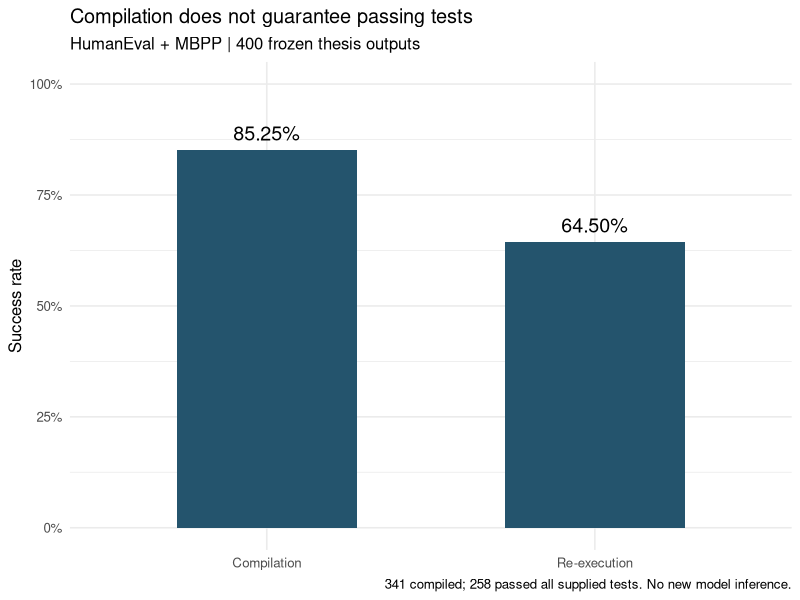

Source code (R):
# Optional presentation figures; run after python scripts/analyze.py.
if (!requireNamespace("ggplot2", quietly=TRUE)) stop("Install ggplot2 first")
library(ggplot2)
dir.create("figures", showWarnings=FALSE)
x <- read.csv("data/humaneval_mbpp_metrics.csv")
rates <- data.frame(check=c("Compilation", "Re-execution"),
                    rate=c(mean(x$compile_pass),mean(x$reexec_pass)))
p <- ggplot(rates,aes(check,rate))+geom_col(fill="#24546D",width=.55)+
  geom_text(aes(label=sprintf("%.2f%%",100*rate)),vjust=-.6,size=5)+
  scale_y_continuous(limits=c(0,1),labels=function(v)paste0(100*v,"%"))+
  theme_minimal(base_size=12)+labs(title="Compilation does not guarantee passing tests",
    subtitle="HumanEval + MBPP | 400 frozen thesis outputs",x=NULL,y="Success rate",
    caption="341 compiled; 258 passed all supplied tests. No new model inference.")
ggsave("figures/compilation_vs_execution.png",p,width=8,height=5,dpi=160)
